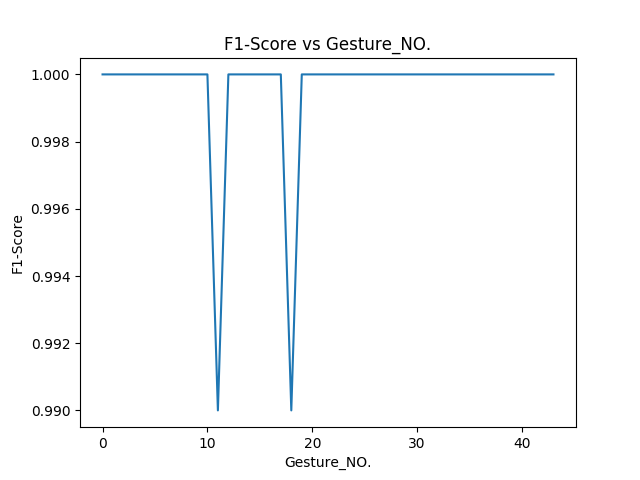

The script that drew this image:
import matplotlib.pyplot as plt 
  
# x axis values 
x = [0,1,2,3,4,5,6,7,8,9,10,11,12,13,14,15,16,17,18,19,20,21,22,23,24,25,26,27,28,29,30,31,32,33,34,35,36,37,38,39,40,41,42,43] 
# corresponding y axis values 
y = [1,1,1,1,1,1,1,1,1,1,1,0.99,1,1,1,1,1,1,0.99,1,1,1,1,1,1,1,1,1,1,1,1,1,1,1,1,1,1,1,1,1,1,1,1,1] 
  
# plotting the points  
plt.plot(x, y) 
  
# naming the x axis 
plt.xlabel('Gesture_NO.') 
# naming the y axis 
plt.ylabel('F1-Score') 
  
# giving a title to my graph 
plt.title('F1-Score vs Gesture_NO.') 
  
# function to show the plot 
plt.show() 
